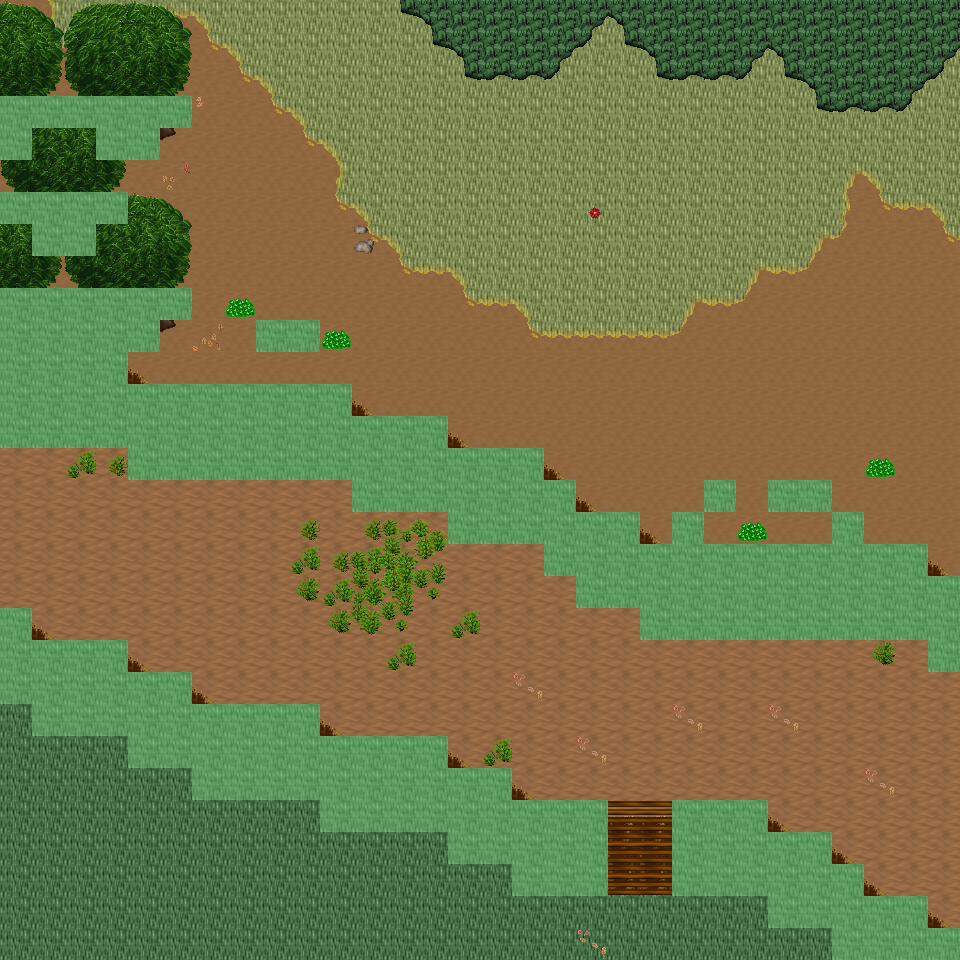

The image is a tile-based game level rendered from a .tmx file. Its description and source (layers, tilesets, objects; grid data summarised) follow:
An orthogonal 30x30 tile map with 32x32 px tiles, 6 tile layers (Ground, Object, Object2, Above, ...), 48 tilesets and 9 objects (9x mapExit).

<map version="1.0" orientation="orthogonal" renderorder="right-down" width="30" height="30" tilewidth="32" tileheight="32" nextobjectid="10">
  <tileset firstgid="1" name="tileset_ground_ground" tilewidth="32" tileheight="32" tilecount="33" columns="3">
    <image source="../drawable/tileset_ground_ground.png" width="96" height="352" />
  </tileset>
  <tileset firstgid="34" name="tileset_ground_ground_2" tilewidth="32" tileheight="32" tilecount="4" columns="4">
    <image source="../drawable/tileset_ground_ground_2.png" width="128" height="32" />
  </tileset>
  <tileset firstgid="38" name="tileset_ground_ridge_earth_dark" tilewidth="32" tileheight="32" tilecount="96" columns="12">
    <image source="../drawable/tileset_ground_ridge_earth_dark.png" width="384" height="256" />
  </tileset>
  <tileset firstgid="134" name="tileset_plant_grasses" tilewidth="32" tileheight="32" tilecount="6" columns="3">
    <image source="../drawable/tileset_plant_grasses.png" width="96" height="64" />
  </tileset>
  <tileset firstgid="140" name="tileset_plant_bush_bushes" tilewidth="32" tileheight="32" tilecount="10" columns="5">
    <image source="../drawable/tileset_plant_bush_bushes.png" width="160" height="64" />
  </tileset>
  <tileset firstgid="150" name="tileset_plant_flower_daisy_white" tilewidth="32" tileheight="32" tilecount="8" columns="2">
    <image source="../drawable/tileset_plant_flower_daisy_white.png" width="64" height="128" />
  </tileset>
  <tileset firstgid="158" name="tileset_building_fence_fence_chunky" tilewidth="32" tileheight="32" tilecount="21" columns="3">
    <image source="../drawable/tileset_building_fence_fence_chunky.png" width="96" height="224" />
  </tileset>
  <tileset firstgid="179" name="tileset_ground_rock_rocks_2" tilewidth="32" tileheight="32" tilecount="4" columns="2">
    <image source="../drawable/tileset_ground_rock_rocks_2.png" width="64" height="64" />
  </tileset>
  <tileset firstgid="183" name="tileset_building_roof_green" tilewidth="32" tileheight="32" tilecount="20" columns="5">
    <image source="../drawable/tileset_building_roof_green.png" width="160" height="128" />
  </tileset>
  <tileset firstgid="203" name="tileset_building_wall_wall_brown" tilewidth="32" tileheight="32" tilecount="12" columns="3">
    <image source="../drawable/tileset_building_wall_wall_brown.png" width="96" height="128" />
  </tileset>
  <tileset firstgid="215" name="tileset_plant_flower_daisy_red" tilewidth="32" tileheight="32" tilecount="8" columns="2">
    <image source="../drawable/tileset_plant_flower_daisy_red.png" width="64" height="128" />
  </tileset>
  <tileset firstgid="223" name="tileset_item_corpse_huge_animal" tilewidth="32" tileheight="32" tilecount="16" columns="2">
    <image source="../drawable/tileset_item_corpse_huge_animal.png" width="64" height="256" />
  </tileset>
  <tileset firstgid="239" name="tileset_plant_stump_rectangular" tilewidth="32" tileheight="32" tilecount="4" columns="2">
    <image source="../drawable/tileset_plant_stump_rectangular.png" width="64" height="64" />
  </tileset>
  <tileset firstgid="243" name="tileset_ground_rock_pebbles" tilewidth="32" tileheight="32" tilecount="3" columns="1">
    <image source="../drawable/tileset_ground_rock_pebbles.png" width="32" height="96" />
  </tileset>
  <tileset firstgid="246" name="tileset_plant_tree_tree_green" tilewidth="32" tileheight="32" tilecount="88" columns="8">
    <image source="../drawable/tileset_plant_tree_tree_green.png" width="256" height="352" />
  </tileset>
  <tileset firstgid="334" name="tileset_item_pot_dark_barrel" tilewidth="32" tileheight="32" tilecount="2" columns="1">
    <image source="../drawable/tileset_item_pot_dark_barrel.png" width="32" height="64" />
  </tileset>
  <tileset firstgid="336" name="tileset_plant_leaves" tilewidth="32" tileheight="32" tilecount="8" columns="4">
    <image source="../drawable/tileset_plant_leaves.png" width="128" height="64" />
  </tileset>
  <tileset firstgid="344" name="tileset_item_statue_cross" tilewidth="32" tileheight="32" tilecount="1" columns="1">
    <image source="../drawable/tileset_item_statue_cross.png" width="32" height="32" />
  </tileset>
  <tileset firstgid="345" name="tileset_ground_ladder_vertical_dark" tilewidth="32" tileheight="32" tilecount="3" columns="3">
    <image source="../drawable/tileset_ground_ladder_vertical_dark.png" width="96" height="32" />
  </tileset>
  <tileset firstgid="348" name="tileset_furniture_light_dark_torch" tilewidth="32" tileheight="32" tilecount="8" columns="2">
    <image source="../drawable/tileset_furniture_light_dark_torch.png" width="64" height="128" />
  </tileset>
  <tileset firstgid="356" name="tileset_building_door_door_n" tilewidth="32" tileheight="32" tilecount="6" columns="3">
    <image source="../drawable/tileset_building_door_door_n.png" width="96" height="64" />
  </tileset>
  <tileset firstgid="362" name="tileset_building_window_window_long" tilewidth="32" tileheight="32" tilecount="3" columns="3">
    <image source="../drawable/tileset_building_window_window_long.png" width="96" height="32" />
  </tileset>
  <tileset firstgid="365" name="tileset_building_roof_yellow" tilewidth="32" tileheight="32" tilecount="20" columns="5">
    <image source="../drawable/tileset_building_roof_yellow.png" width="160" height="128" />
  </tileset>
  <tileset firstgid="385" name="tileset_plant_vine" tilewidth="32" tileheight="32" tilecount="3" columns="1">
    <image source="../drawable/tileset_plant_vine.png" width="32" height="96" />
  </tileset>
  <tileset firstgid="388" name="tileset_logic_portal" tilewidth="32" tileheight="32" tilecount="24" columns="8">
    <image source="../drawable/tileset_logic_portal.png" width="256" height="96" />
  </tileset>
  <tileset firstgid="412" name="tileset_logic_collision" tilewidth="32" tileheight="32" tilecount="1" columns="1">
    <image source="../drawable/tileset_logic_collision.png" width="32" height="32" />
  </tileset>
  <tileset firstgid="413" name="tileset_logic_protection" tilewidth="32" tileheight="32" tilecount="2" columns="2">
    <image source="../drawable/tileset_logic_protection.png" width="64" height="32" />
  </tileset>
  <tileset firstgid="415" name="tileset_ground_green_paving" tilewidth="32" tileheight="32" tilecount="18" columns="3">
    <image source="../drawable/tileset_ground_green_paving.png" width="96" height="192" />
  </tileset>
  <tileset firstgid="433" name="tileset_ground_grass_2" tilewidth="32" tileheight="32" tilecount="21" columns="3">
    <image source="../drawable/tileset_ground_grass_2.png" width="96" height="224" />
  </tileset>
  <tileset firstgid="454" name="tileset_ground_earth_edges" tilewidth="32" tileheight="32" tilecount="18" columns="6">
    <image source="../drawable/tileset_ground_earth_edges.png" width="192" height="96" />
  </tileset>
  <tileset firstgid="472" name="tileset_ground_grass_corners" tilewidth="32" tileheight="32" tilecount="24" columns="6">
    <image source="../drawable/tileset_ground_grass_corners.png" width="192" height="128" />
  </tileset>
  <tileset firstgid="496" name="tileset_ground_earth_edges_yellowgreen" tilewidth="32" tileheight="32" tilecount="15" columns="5">
    <image source="../drawable/tileset_ground_earth_edges_yellowgreen.png" width="160" height="96" />
  </tileset>
  <tileset firstgid="511" name="tileset_ground_water_pool" tilewidth="32" tileheight="32" tilecount="72" columns="3">
    <image source="../drawable/tileset_ground_water_pool.png" width="96" height="768" />
  </tileset>
  <tileset firstgid="583" name="tileset_building_house_pink_blue" tilewidth="32" tileheight="32" tilecount="99" columns="11">
    <image source="../drawable/tileset_building_house_pink_blue.png" width="352" height="288" />
  </tileset>
  <tileset firstgid="682" name="tileset_plant_flower_foxgloves" tilewidth="32" tileheight="32" tilecount="4" columns="2">
    <image source="../drawable/tileset_plant_flower_foxgloves.png" width="64" height="64" />
  </tileset>
  <tileset firstgid="686" name="tileset_plant_tree_evergreen" tilewidth="32" tileheight="32" tilecount="36" columns="3">
    <image source="../drawable/tileset_plant_tree_evergreen.png" width="96" height="384" />
  </tileset>
  <tileset firstgid="722" name="tileset_plant_tree_spruce" tilewidth="32" tileheight="32" tilecount="6" columns="2">
    <image source="../drawable/tileset_plant_tree_spruce.png" width="64" height="96" />
  </tileset>
  <tileset firstgid="728" name="tileset_plant_bush_large_green" tilewidth="32" tileheight="32" tilecount="9" columns="3">
    <image source="../drawable/tileset_plant_bush_large_green.png" width="96" height="96" />
  </tileset>
  <tileset firstgid="737" name="tileset_plant_stump_hollow_logs" tilewidth="32" tileheight="32" tilecount="6" columns="3">
    <image source="../drawable/tileset_plant_stump_hollow_logs.png" width="96" height="64" />
  </tileset>
  <tileset firstgid="743" name="tileset_plant_stump_small_stump" tilewidth="32" tileheight="32" tilecount="4" columns="2">
    <image source="../drawable/tileset_plant_stump_small_stump.png" width="64" height="64" />
  </tileset>
  <tileset firstgid="747" name="tileset_plant_bush_bush_pinks" tilewidth="32" tileheight="32" tilecount="4" columns="2">
    <image source="../drawable/tileset_plant_bush_bush_pinks.png" width="64" height="64" />
  </tileset>
  <tileset firstgid="751" name="tileset_building_outhouse" tilewidth="32" tileheight="32" tilecount="12" columns="3">
    <image source="../drawable/tileset_building_outhouse.png" width="96" height="128" />
  </tileset>
  <tileset firstgid="763" name="tileset_item_pot_wooden_bins" tilewidth="32" tileheight="32" tilecount="4" columns="2">
    <image source="../drawable/tileset_item_pot_wooden_bins.png" width="64" height="64" />
  </tileset>
  <tileset firstgid="767" name="tileset_ground_dry_grass" tilewidth="32" tileheight="32" tilecount="54" columns="9">
    <image source="../drawable/tileset_ground_dry_grass.png" width="288" height="192" />
  </tileset>
  <tileset firstgid="821" name="tileset_ground_grass_edges" tilewidth="32" tileheight="32" tilecount="36" columns="12">
    <image source="../drawable/tileset_ground_grass_edges.png" width="384" height="96" />
  </tileset>
  <tileset firstgid="857" name="tileset_light_light_1x1" tilewidth="32" tileheight="32" tilecount="3" columns="3">
    <image source="../drawable/tileset_light_light_1x1.png" width="96" height="32" />
  </tileset>
  <tileset firstgid="860" name="tileset_building_huts" tilewidth="32" tileheight="32" tilecount="338" columns="26">
    <image source="../drawable/tileset_building_huts.png" width="832" height="416" />
  </tileset>
  <tileset firstgid="1198" name="tileset_light_door_light" tilewidth="32" tileheight="32" tilecount="12" columns="3">
    <image source="../drawable/tileset_light_door_light.png" width="96" height="128" />
  </tileset>
  <layer name="Ground" width="30" height="30">
    <data>[900 cells, 900 non-empty, 5 distinct tile ids]</data>
  </layer>
  <layer name="Object" width="30" height="30">
    <data>[900 cells, 333 non-empty, 46 distinct tile ids]</data>
  </layer>
  <layer name="Object2" width="30" height="30">
    <data>[900 cells, 22 non-empty, 13 distinct tile ids]</data>
  </layer>
  <layer name="Above" width="30" height="30">
    <data>[900 cells, 40 non-empty, 10 distinct tile ids]</data>
  </layer>
  <layer name="Above2" width="30" height="30">
    <data>[900 cells, 16 non-empty, 4 distinct tile ids]</data>
  </layer>
  <layer name="Walkable" width="30" height="30">
    <data>[900 cells, 203 non-empty, 1 distinct tile ids]</data>
  </layer>
  <objectgroup name="MapEvents">
    <object id="1" name="north" type="mapExit" x="0" y="0" width="960" height="32">
      <properties>
        <property name="map" value="level_0_x122_y9" />
        <property name="x" value="0" />
        <property name="y" value="28" />
      </properties>
    </object>
    <object id="2" name="south" type="mapExit" x="0" y="928" width="832" height="32">
      <properties>
        <property name="map" value="level_0_x122_y11" />
        <property name="x" value="0" />
        <property name="y" value="1" />
      </properties>
    </object>
    <object id="3" name="west" type="mapExit" x="0" y="0" width="32" height="96">
      <properties>
        <property name="map" value="level_0_x121_y10" />
        <property name="x" value="28" />
        <property name="y" value="0" />
      </properties>
    </object>
    <object id="4" name="west2" type="mapExit" x="0" y="160" width="32" height="32">
      <properties>
        <property name="map" value="level_0_x121_y10" />
        <property name="x" value="28" />
        <property name="y" value="5" />
      </properties>
    </object>
    <object id="5" name="west3" type="mapExit" x="0" y="224" width="32" height="64">
      <properties>
        <property name="map" value="level_0_x121_y10" />
        <property name="x" value="28" />
        <property name="y" value="7" />
      </properties>
    </object>
    <object id="6" name="west4" type="mapExit" x="0" y="448" width="32" height="160">
      <properties>
        <property name="map" value="level_0_x121_y10" />
        <property name="x" value="28" />
        <property name="y" value="14" />
      </properties>
    </object>
    <object id="7" name="west5" type="mapExit" x="0" y="704" width="32" height="256">
      <properties>
        <property name="map" value="level_0_x121_y10" />
        <property name="x" value="28" />
        <property name="y" value="22" />
      </properties>
    </object>
    <object id="8" name="east" type="mapExit" x="928" y="0" width="32" height="576">
      <properties>
        <property name="map" value="level_0_x123_y10" />
        <property name="x" value="1" />
        <property name="y" value="0" />
      </properties>
    </object>
    <object id="9" name="east2" type="mapExit" x="928" y="672" width="32" height="256">
      <properties>
        <property name="map" value="level_0_x123_y10" />
        <property name="x" value="1" />
        <property name="y" value="21" />
      </properties>
    </object>
  </objectgroup>
</map>
